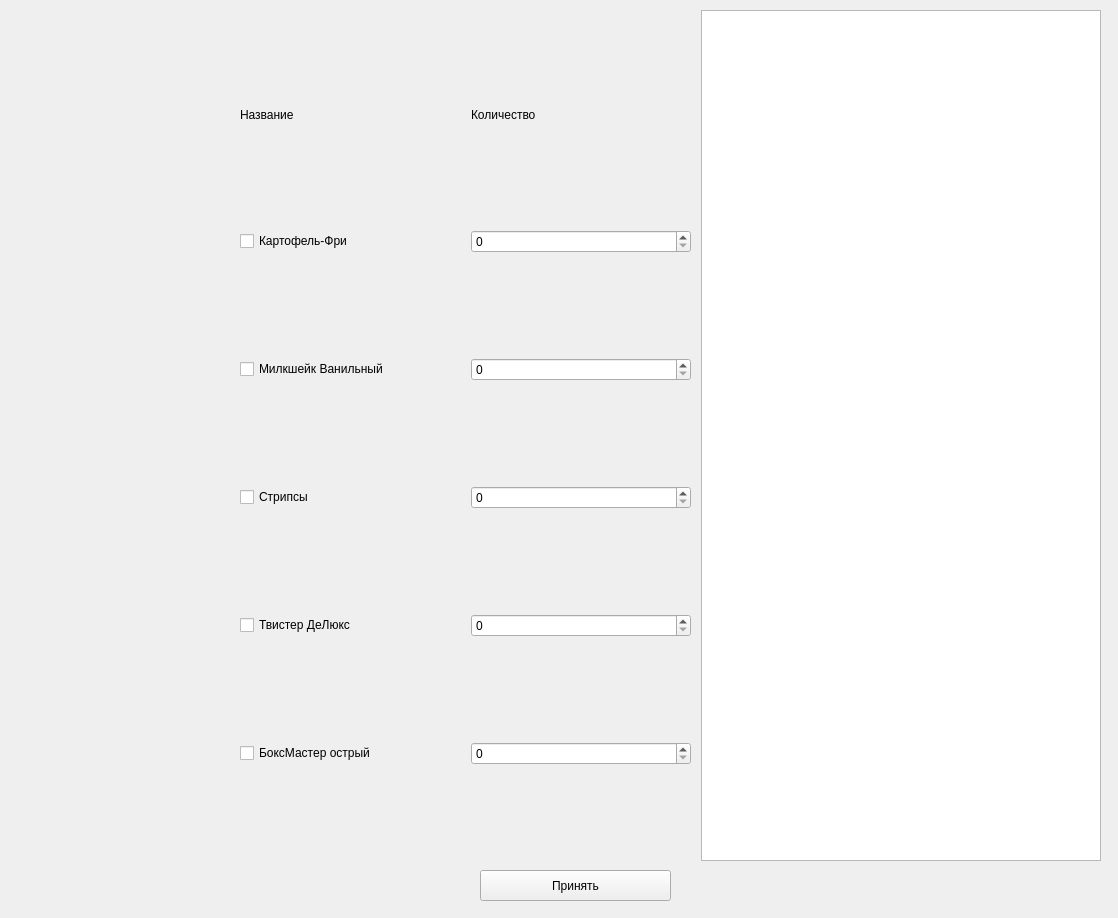
<?xml version="1.0" encoding="UTF-8"?>
<ui version="4.0">
 <class>Form</class>
 <widget class="QWidget" name="Form">
  <property name="geometry">
   <rect>
    <x>0</x>
    <y>0</y>
    <width>1118</width>
    <height>918</height>
   </rect>
  </property>
  <property name="windowTitle">
   <string>Form</string>
  </property>
  <widget class="QWidget" name="horizontalLayoutWidget">
   <property name="geometry">
    <rect>
     <x>10</x>
     <y>10</y>
     <width>1091</width>
     <height>851</height>
    </rect>
   </property>
   <layout class="QHBoxLayout" name="horizontalLayout">
    <property name="spacing">
     <number>10</number>
    </property>
    <property name="leftMargin">
     <number>0</number>
    </property>
    <item>
     <layout class="QGridLayout" name="gridLayout">
      <item row="4" column="2">
       <widget class="QSpinBox" name="spinBox_twister"/>
      </item>
      <item row="2" column="0">
       <widget class="QLabel" name="label">
        <property name="text">
         <string/>
        </property>
        <property name="pixmap">
         <pixmap>imgs/Милкшейк Ванильныйjpg.jpg</pixmap>
        </property>
       </widget>
      </item>
      <item row="4" column="0">
       <widget class="QLabel" name="label_2">
        <property name="text">
         <string/>
        </property>
        <property name="pixmap">
         <pixmap>imgs/Твистер ДеЛюкс Оригинальный.jpg</pixmap>
        </property>
       </widget>
      </item>
      <item row="1" column="1">
       <widget class="QCheckBox" name="checkBox_potato">
        <property name="text">
         <string>Картофель-Фри</string>
        </property>
       </widget>
      </item>
      <item row="1" column="0">
       <widget class="QLabel" name="label_4">
        <property name="minimumSize">
         <size>
          <width>0</width>
          <height>0</height>
         </size>
        </property>
        <property name="text">
         <string/>
        </property>
        <property name="pixmap">
         <pixmap>imgs/Картофель фри.jpg</pixmap>
        </property>
       </widget>
      </item>
      <item row="4" column="1">
       <widget class="QCheckBox" name="checkBox_twister">
        <property name="text">
         <string>Твистер ДеЛюкс</string>
        </property>
       </widget>
      </item>
      <item row="0" column="1">
       <widget class="QLabel" name="label_12">
        <property name="maximumSize">
         <size>
          <width>16777215</width>
          <height>20</height>
         </size>
        </property>
        <property name="text">
         <string>Название</string>
        </property>
       </widget>
      </item>
      <item row="5" column="2">
       <widget class="QSpinBox" name="spinBox_boxmaster"/>
      </item>
      <item row="3" column="0">
       <widget class="QLabel" name="label_3">
        <property name="text">
         <string/>
        </property>
        <property name="pixmap">
         <pixmap>imgs/Стрипсы.jpg</pixmap>
        </property>
       </widget>
      </item>
      <item row="1" column="2">
       <widget class="QSpinBox" name="spinBox_potato"/>
      </item>
      <item row="3" column="1">
       <widget class="QCheckBox" name="checkBox_strips">
        <property name="text">
         <string>Стрипсы</string>
        </property>
       </widget>
      </item>
      <item row="2" column="1">
       <widget class="QCheckBox" name="checkBox_milkshake">
        <property name="text">
         <string>Милкшейк Ванильный</string>
        </property>
       </widget>
      </item>
      <item row="0" column="2">
       <widget class="QLabel" name="label_14">
        <property name="text">
         <string>Количество</string>
        </property>
       </widget>
      </item>
      <item row="5" column="0">
       <widget class="QLabel" name="label_5">
        <property name="text">
         <string/>
        </property>
        <property name="pixmap">
         <pixmap>imgs/БоксМастер острый.jpg</pixmap>
        </property>
       </widget>
      </item>
      <item row="3" column="2">
       <widget class="QSpinBox" name="spinBox_strips"/>
      </item>
      <item row="2" column="2">
       <widget class="QSpinBox" name="spinBox_milkshake"/>
      </item>
      <item row="5" column="1">
       <widget class="QCheckBox" name="checkBox_boxmaster">
        <property name="text">
         <string>БоксМастер острый</string>
        </property>
       </widget>
      </item>
     </layout>
    </item>
    <item>
     <widget class="QPlainTextEdit" name="check">
      <property name="maximumSize">
       <size>
        <width>400</width>
        <height>16777215</height>
       </size>
      </property>
     </widget>
    </item>
   </layout>
  </widget>
  <widget class="QPushButton" name="pushButton_accept">
   <property name="geometry">
    <rect>
     <x>480</x>
     <y>870</y>
     <width>191</width>
     <height>31</height>
    </rect>
   </property>
   <property name="text">
    <string>Принять</string>
   </property>
  </widget>
 </widget>
 <resources/>
 <connections/>
</ui>
